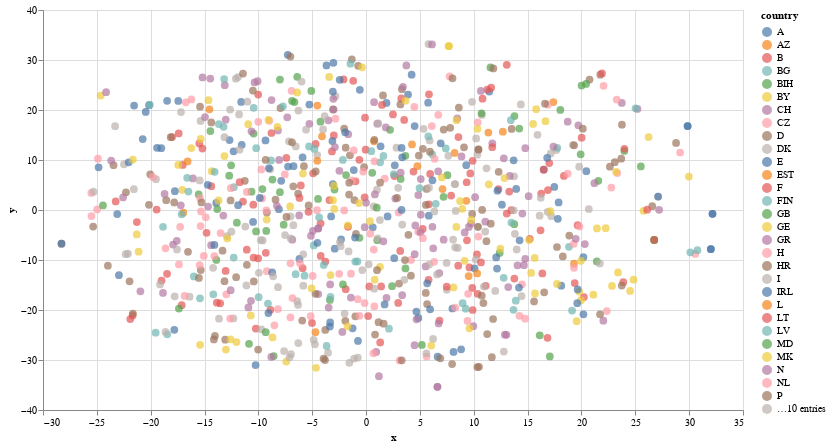

The code cell stored with this chart in its notebook:
### Markdown cell above
There don't seem to be any clusters of points in our visualization. It's also hard to tell what each point represents without hovering over them individually. We can color each point based on their `country` property with the following code:

### Code cell
chart = alt.Chart(df).mark_circle(size=60).encode(
    x='x',
    y='y',
    color='country',
    tooltip=['place', 'country']
).properties(width=700, height=400)

chart

### Figure 1 — Vega-Lite specification as saved in the notebook (floating-point values rounded to 4 significant figures; data arrays with more than 128 entries replaced by an {"elided": "..."} marker saying what was removed)
{"config": {"view": {"continuousWidth": 400, "continuousHeight": 300}}, "data": {"name": "data-c49ee13f4f33db8ce3461b0b4b0b1ecb"}, "mark": {"type": "circle", "size": 60}, "encoding": {"color": {"type": "nominal", "field": "country"}, "tooltip": [{"type": "nominal", "field": "place"}, {"type": "nominal", "field": "country"}], "x": {"type": "quantitative", "field": "x"}, "y": {"type": "quantitative", "field": "y"}}, "height": 400, "width": 700, "$schema": "https://vega.github.io/schema/vega-lite/v4.8.1.json", "datasets": {"data-c49ee13f4f33db8ce3461b0b4b0b1ecb": {"elided": "894 records"}}}
